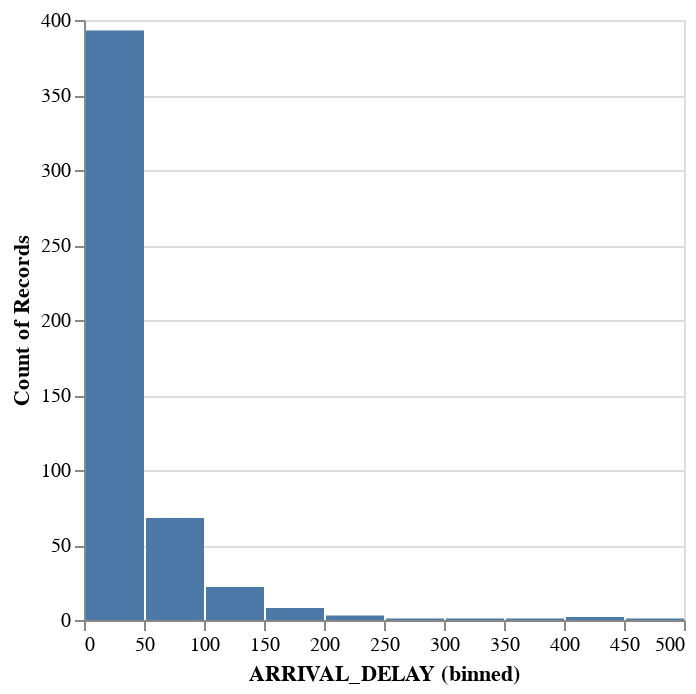

The notebook cell this image was saved under:
### Markdown cell above
You will need to collect information from a LazyFrame before plotting, however.

### Code cell
pl.Series(
    (
        lf.select('ARRIVAL_DELAY')
          .filter(pl.col('ARRIVAL_DELAY') > 0)
          .collect()
          .sample(500, seed=4)
    )
).plot.hist()

### Figure 1 — Vega-Lite specification as saved in the notebook (floating-point values rounded to 4 significant figures; data arrays with more than 128 entries replaced by an {"elided": "..."} marker saying what was removed)
{"config": {"view": {"continuousWidth": 300, "continuousHeight": 300}}, "data": {"name": "data-588a3151407dc557c7bbda70eac7d81f"}, "mark": {"type": "bar"}, "encoding": {"x": {"bin": true, "field": "ARRIVAL_DELAY", "type": "quantitative"}, "y": {"aggregate": "count", "type": "quantitative"}}, "params": [{"name": "param_9", "select": {"type": "interval", "encodings": ["x", "y"]}, "bind": "scales"}], "$schema": "https://vega.github.io/schema/vega-lite/v5.20.1.json", "datasets": {"data-588a3151407dc557c7bbda70eac7d81f": {"elided": "500 records"}}}
